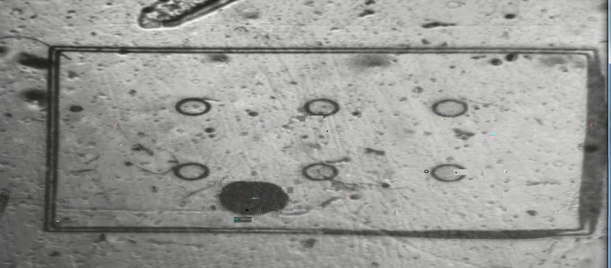
//> input picture Detection System/Detection System/course2.PNG, 611 x 268 px
$ ./Line_Detection   (built with g++ and OpenCV 4)
//> lines starting //> are read from the running program, lines starting //| are printed output that depends on the picture
### Detection System/Detection System/Shape_Detection.h
#include "opencv2/highgui/highgui.hpp"
#include "opencv2/imgproc/imgproc.hpp"
#include <iostream>
#include <stdio.h>
#include <stdlib.h>
#include <cstdio>

using namespace cv;
using namespace std;

Mat Shape_Detection(Mat frame);

### Detection System/Detection System/Line_Detection.cpp
#include "Shape_Detection.h"

int BFILTERVAL = 900;
int lowThreshold = 50; // good at 86
int ratio = 3;


void help()
{
	cout << "\nThis program demonstrates line finding with the Hough transform.\n"
		"Usage:\n"
		"./houghlines <image_name>, Default is course.png\n" << endl;
}

int main(int argc, char** argv)
{
	const char* filename = argc >= 2 ? argv[1] : "course2.png";

	Mat src = imread(filename, 0);
//> src: 268 rows x 611 cols, CV_8UC1; min 0, max 244, mean 152
	if (src.empty())
	{
		help();
		cout << "can not open " << filename << endl;
		return -1;
	}

	Mat dst, cdst, src_gray;
	// filter testing
	//bilateralFilter(src, src_gray, 9, BFILTERVAL*2, BFILTERVAL/2); //
	medianBlur(src, src_gray, 9);
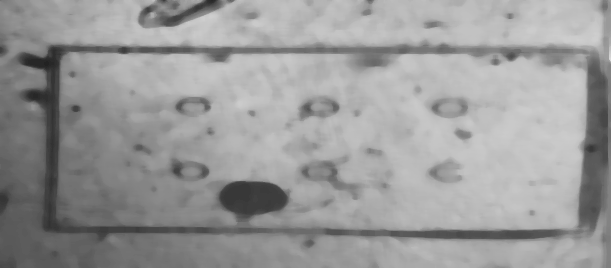
//> src_gray: 268 rows x 611 cols, CV_8UC1; min 34, max 217, mean 153.7
	imshow("Filter Application", src_gray);
	Canny(src_gray, dst, lowThreshold, lowThreshold*ratio, 3);
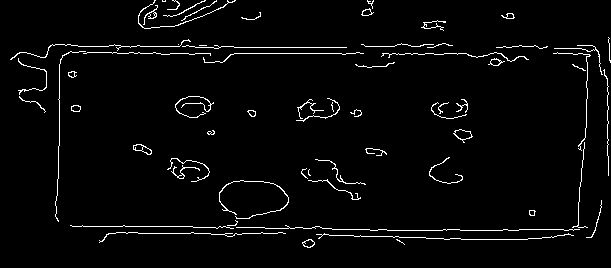
//> dst: 268 rows x 611 cols, CV_8UC1; 3% white in thin lines or dots
	//Canny(src, dst, lowThreshold, lowThreshold*ratio, 3);
	cvtColor(dst, cdst, CV_GRAY2BGR);
//> cdst: 268 rows x 611 cols, CV_8UC3; 3% white in thin lines or dots
	imshow("Canny edge detection", cdst);

#if 0
	vector<Vec2f> lines;
	HoughLines(dst, lines, 1, CV_PI / 180, 100, 0, 0);

	for (size_t i = 0; i < lines.size(); i++)
	{
		float rho = lines[i][0], theta = lines[i][1];
		Point pt1, pt2;
		double a = cos(theta), b = sin(theta);
		double x0 = a*rho, y0 = b*rho;
		pt1.x = cvRound(x0 + 1000 * (-b));
		pt1.y = cvRound(y0 + 1000 * (a));
		pt2.x = cvRound(x0 - 1000 * (-b));
		pt2.y = cvRound(y0 - 1000 * (a));
		line(cdst, pt1, pt2, Scalar(0, 0, 255), 3, CV_AA);
	}
#else
	vector<Vec4i> lines;
	// threshold, minlinelength, max line gap
//> (the run ends here: the program stops with an error, at `HoughLinesP(cdst, lines, 1, CV_PI / 180, 50, 100, 10);`)
